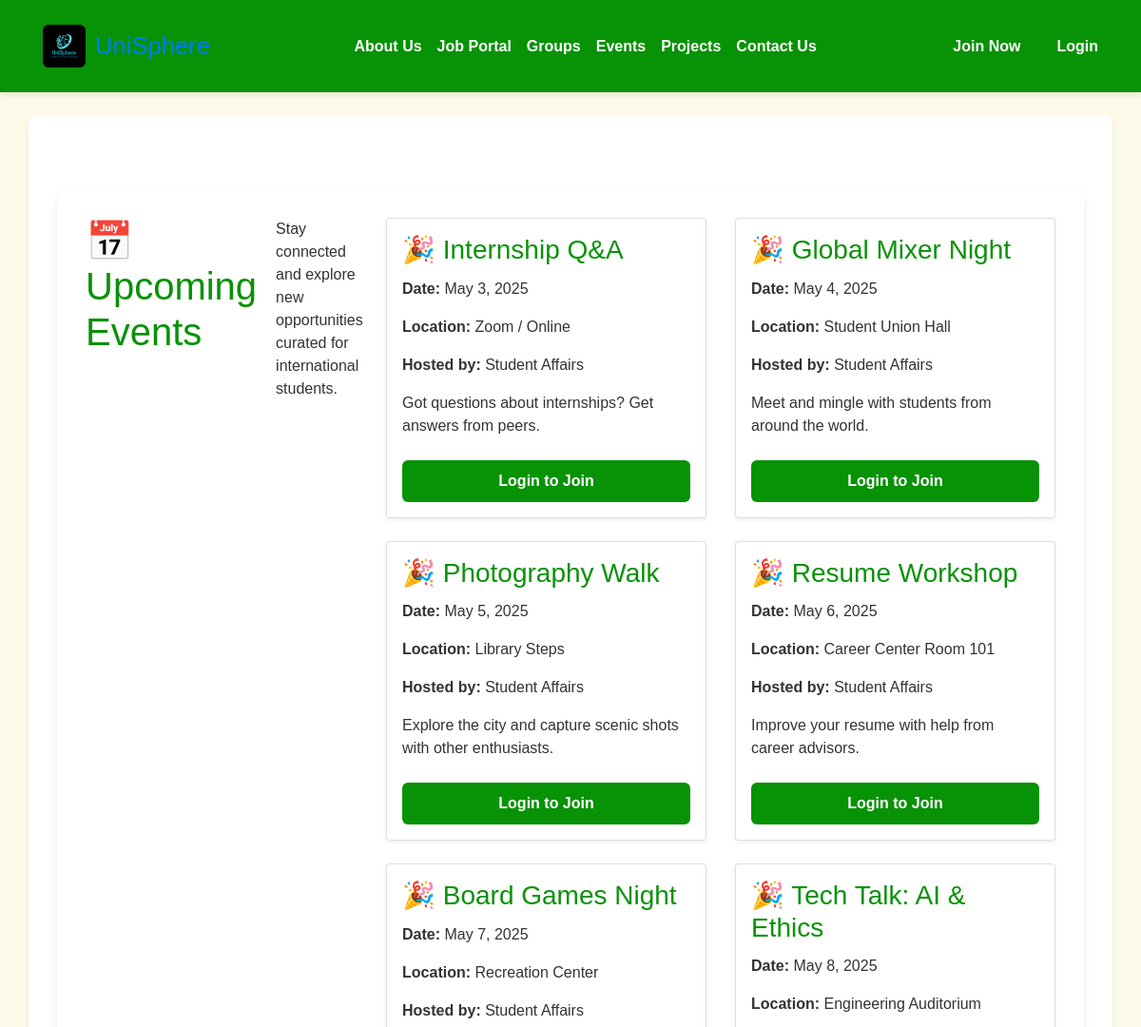
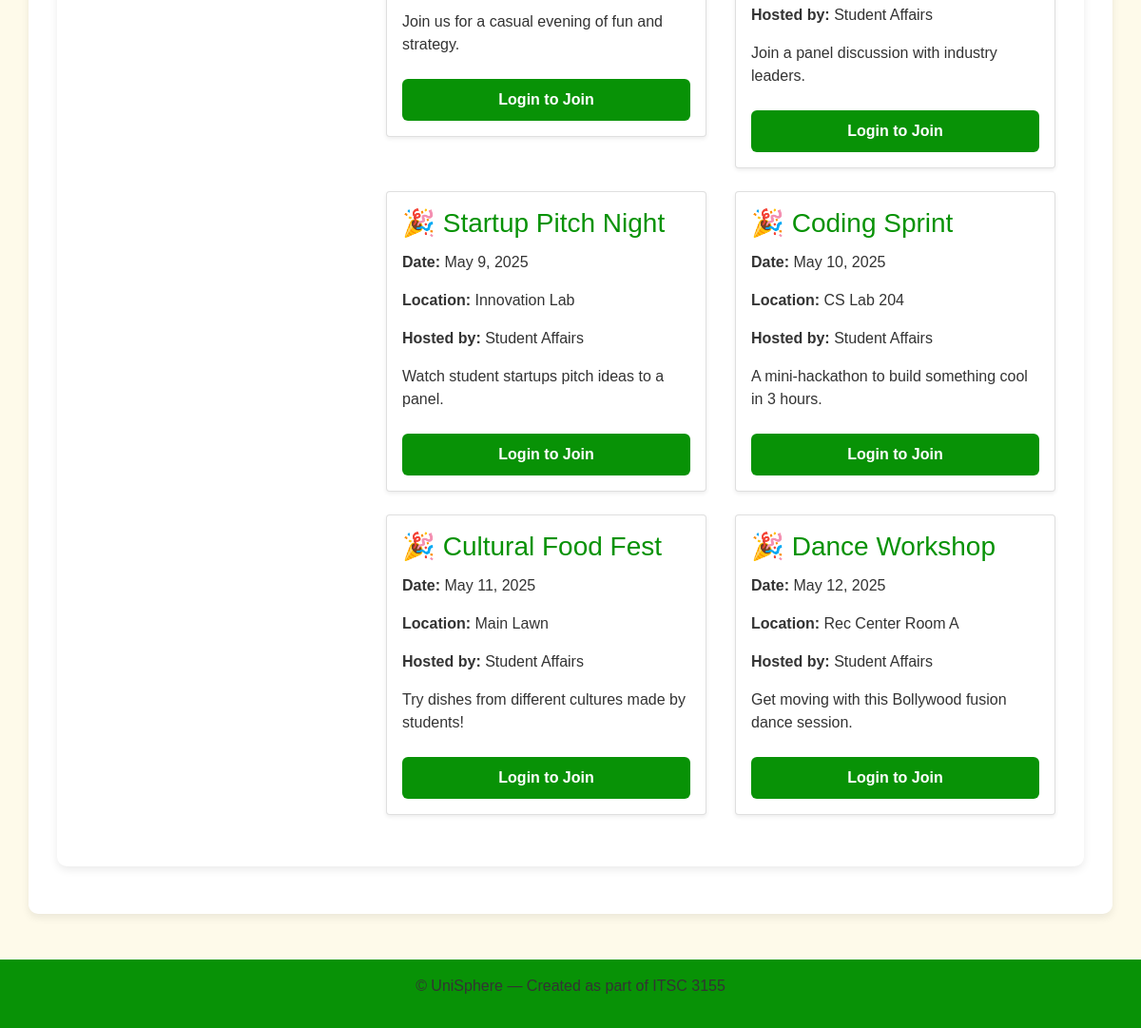
Screenshot of /events/ with the database file from the repository (2 pictures, top to bottom).
### base/models.py (models this page shows, shortened)
class Event(models.Model):
    host = models.ForeignKey(User, on_delete=models.CASCADE, null=True, blank=True)
    title = models.CharField(max_length=200)
    description = models.TextField()
    location = models.CharField(max_length=200)
    date = models.DateField()
    time = models.TimeField()
    major = models.CharField(max_length=100)
    department = models.CharField(max_length=100, default="Student Affairs")
    attendees = models.ManyToManyField(Profile, related_name='attended_events', blank=True)  # 👈 Add this line
    created = models.DateTimeField(auto_now_add=True)

### base/views.py (the view)
# urls.py: path('events/', views.events_page, name="events"),
def events_page(request):
    events = Event.objects.all().order_by('date')
    return render(request, 'base/events.html', {'events': events})

### base/templates/base/events.html
{% extends 'base/layout.html' %}
{% block content %}
<div class="container mt-5">
    <h1 class="section-title">📅 Upcoming Events</h1>
    <p class="section-subtitle">Stay connected and explore new opportunities curated for international students.</p>
    {% if events %}
    <div class="row">
        {% for event in events %}
        <div class="col-md-6 mb-4">
            <div class="card p-3 shadow-sm">
                <h3 class="card-title">🎉 {{ event.title }}</h3>
                <p><strong>Date:</strong> {{ event.date }}</p>
                <p><strong>Location:</strong> {{ event.location }}</p>
                <p><strong>Hosted by:</strong> {{ event.department }}</p>
                <p>{{ event.description }}</p>
                {% if request.user.is_authenticated %}
                    {% if request.user.profile in event.attendees.all %}
                        <form method="POST" action="{% url 'leave_event' event.id %}">
                            {% csrf_token %}
                            <button type="submit" class="btn btn-danger mt-2">❌ Leave Event</button>
                        </form>
                    {% else %}
                        <form method="POST" action="{% url 'join_event' event.id %}">
                            {% csrf_token %}
                            <button type="submit" class="btn btn-outline-primary mt-2">Join Event</button>
                        </form>
                    {% endif %}
                {% else %}
                    <a href="{% url 'login' %}?next={% url 'events' %}" class="btn btn-outline-secondary mt-2">Login to Join</a>
                {% endif %}
            </div>
        </div>
        {% endfor %}
    </div>
    {% else %}
        <p class="text-muted">No upcoming events yet. Stay tuned!</p>
    {% endif %}
</div>
{% endblock %}

### base/templates/base/layout.html (shortened to what this page needs)
{% load static %}
<!DOCTYPE html>
<html lang="en">
<head>
    <link rel="stylesheet" href="https://cdn.jsdelivr.net/npm/bootstrap@4.3.1/dist/css/bootstrap.min.css"
 />
    <link rel="stylesheet" href="{% static 'styles/main.css' %}">
</head>
<body class="landing_body">
<nav class="navbar navbar-expand-lg custom-navbar unisphere-navbar">
    <a class="navbar-brand d-flex align-items-center" href="{% url 'landing_page' %}" style="gap: 10px;">
        <img src="{% static 'images/main_logo.jpeg' %}" alt="UniSphere Logo" class="navbar-logo" />
        <span style="font-size: 1.6rem; font-weight: 400; color: #007BFF;">UniSphere</span>
    </a>
    <div class="collapse navbar-collapse" id="navbarNav">
        <ul class="navbar-nav mx-auto">
            <li class="nav-item"><a class="nav-link" href="{% url 'about_us' %}">About Us</a></li>
            <li class="nav-item"><a class="nav-link" href="{% url 'job_search' %}">Job Portal</a></li>
            <li class="nav-item"><a class="nav-link" href="{% url 'group_discovery' %}">Groups</a></li>
            <li class="nav-item"><a class="nav-link" href="{% url 'events' %}">Events</a></li>
            <li class="nav-item"><a class="nav-link" href="{% url 'project_list' %}">Projects</a></li>
            <li class="nav-item"><a class="nav-link" href="{% url 'contact_us' %}">Contact Us</a></li>
        </ul>
        {% if user.is_authenticated %}
        <div class="dropdown">
            <a class="btn btn-outline-light dropdown-toggle d-flex align-items-center" href="#" id="userDropdown"
               role="button" data-toggle="dropdown" aria-haspopup="true" aria-expanded="false">
                {% if user.profile.profile_pic %}
                    <img src="{{ user.profile.profile_pic.url }}" class="navbar-avatar mr-2" alt="avatar" />
                {% endif %}
                {{ user.username }}
            </a>
            <div class="dropdown-menu dropdown-menu-right" aria-labelledby="userDropdown">
                <a class="dropdown-item" href="{% url 'user-profile' user.id %}">Profile</a>
                <a class="dropdown-item" href="{% url 'logout' %}">Logout</a>
            </div>
        </div>
        {% else %}
        <a href="{% url 'register' %}" class="btn btn-join-now ml-2">Join Now</a>
        <a href="{% url 'login' %}" class="btn btn-outline-light ml-2">Login</a>
        {% endif %}
    </div>
</nav>
<main class="container mt-4">
    {% block content %}
    {% endblock %}
</main>
<footer class="text-center mt-5 py-3">
    <p>&copy; UniSphere — Created as part of ITSC 3155</p>
</footer>
</body>
</html>

### base/static/images/styles/main.css (style rules this page uses)
body { font-family: 'Arial', sans-serif; background-color: #fef7de9d; color: #000; margin: 0; padding: 0; }
.navbar { background-color: #089206; padding: 16px 30px; box-shadow: 0 4px 6px rgba(0, 0, 0, 0.08); }
.navbar a { color: #ffffff; font-weight: bold; text-decoration: none; padding: 10px 15px; border-radius: 6px; transition: all 0.3s ease; }
.container, .auth-container, .job-item { background-color: #fff; border-radius: 10px; box-shadow: 0 4px 8px rgba(0, 0, 0, 0.08); padding: 20px; margin-bottom: 20px; }
.container { display: flex; gap: 20px; padding: 30px; }
h1, h2, h3, h5 { color: #089206; }
p, label { color: #333; }
button, .btn { background-color: #089206; color: #fff; font-weight: bold; border: none; border-radius: 6px; padding: 10px 20px; transition: background-color 0.3s ease; cursor: pointer; }
footer { background-color: #089206; color: #fff; text-align: center; padding: 12px 0; margin-top: 40px; }

### base/templates/base/layout.html (style rules this page uses)
.navbar-logo { height: 45px; width: auto; object-fit: contain; border-radius: 6px; }

### rows the page displays
Event: title "Internship Q&A", date "May 3, 2025", location "Zoom / Online", department "Student Affairs", description "Got questions about internships? Get answers from peers."
Event: title "Global Mixer Night", date "May 4, 2025", location "Student Union Hall", department "Student Affairs", description "Meet and mingle with students from around the world."
Event: title "Photography Walk", date "May 5, 2025", location "Library Steps", department "Student Affairs", description "Explore the city and capture scenic shots with other enthusiasts."
Event: title "Resume Workshop", date "May 6, 2025", location "Career Center Room 101", department "Student Affairs", description "Improve your resume with help from career advisors."
Event: title "Board Games Night", date "May 7, 2025", location "Recreation Center", department "Student Affairs", description "Join us for a casual evening of fun and strategy."
Event: title "Tech Talk: AI & Ethics", date "May 8, 2025", location "Engineering Auditorium", department "Student Affairs", description "Join a panel discussion with industry leaders."
Event: title "Startup Pitch Night", date "May 9, 2025", location "Innovation Lab", department "Student Affairs", description "Watch student startups pitch ideas to a panel."
Event: title "Coding Sprint", date "May 10, 2025", location "CS Lab 204", department "Student Affairs", description "A mini-hackathon to build something cool in 3 hours."
Event: title "Cultural Food Fest", date "May 11, 2025", location "Main Lawn", department "Student Affairs", description "Try dishes from different cultures made by students!"
Event: title "Dance Workshop", date "May 12, 2025", location "Rec Center Room A", department "Student Affairs", description "Get moving with this Bollywood fusion dance session."
